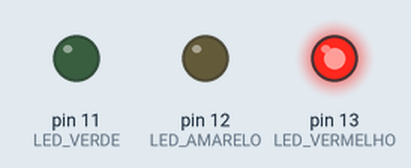
This sketch was run on a simulated Arduino Uno, built with avr-gcc and run on an emulated ATmega328P. Shown: output pins drawn as LEDs (lit = HIGH).

Above: at 0.5 s.
At 1.5 s:
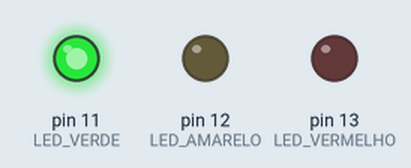
At 5.5 s:
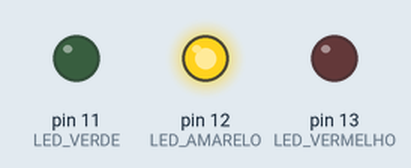
Timing chart, 0 to 6.9 s (numbered marks = the images above):
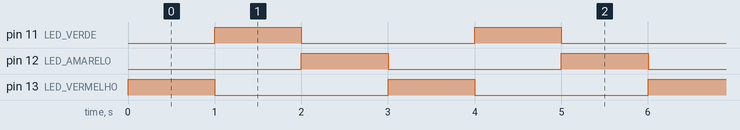

Measured:
- by itself, pin 11 (LED_VERDE), pin 12 (LED_AMARELO), pin 13 (LED_VERMELHO): alternates HIGH for 1.0 s and LOW for 2.0 s
- by itself, everything shown: repeats every 3.0 s, in 4 steps

The sketch:

arduino_semaforo_de_3_luzes.ino
```cpp
/*
  Semáforo de 3 LEDs
*/

int tempo = 0;

void setup() {
  // Porta 13 (LED_BUILTIN) em modo de saída(escrita)
  pinMode(13,OUTPUT); //LED VERMELHO

  // Porta 12 em modo de saída(escrita)
  pinMode(12,OUTPUT);  //LED AMARELO

  // Porta 11 em modo de saída(escrita)
  pinMode(11,OUTPUT); //LED VERDE

  tempo = 1000;
}

void loop() {

	// Liga o LED VERMELHO, escrevemos HIGH(1) no pino digital 13
	digitalWrite(13,HIGH);  //Vermelho
	// Aguardamos o tempo definido
	delay(tempo);
	// Apaga o LED VERMELHO, escrevemos LOW(0) no pino digital 13
	digitalWrite(13,LOW);

    // Liga o LED VERDE, escrevemos HIGH(1) no pino digital 11
	digitalWrite(11,HIGH); //Verde
	// Aguardamos o tempo definido
	delay(tempo);
	// Apaga o LED VERDE, escrevemos LOW(0) no pino digital 11
	digitalWrite(11,LOW);

	// Liga o LED AMARELO, escrevemos HIGH(1) no pino digital 12
	digitalWrite(12,HIGH); //Amarelo
	// Aguardamos o tempo definido
	delay(tempo);
	// Apaga o LED AMARELO, escrevemos LOW(0) no pino digital 12
	digitalWrite(12,LOW);
}
```
